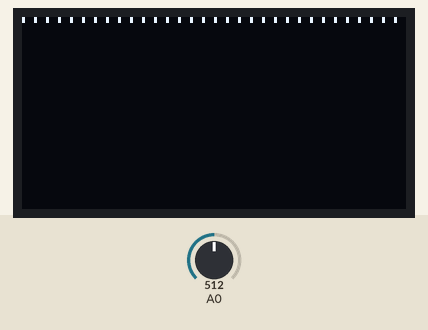
This sketch was run on a simulated Arduino Uno, built with avr-gcc and run on an emulated ATmega328P. Shown: 128×64 one-colour display. Inputs (shaded band) come from the test bench; at power-on: A0 = 512.

Above: at 1.2 s.
1.3 s: A0 set to 716
At 2.4 s:
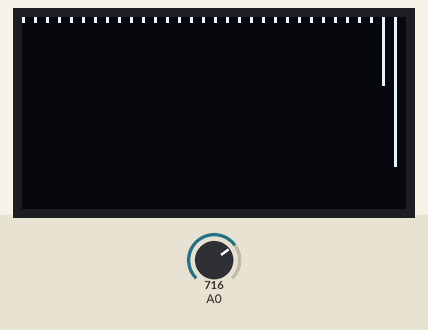
3.0 s: A0 set to 900
At 4.5 s:
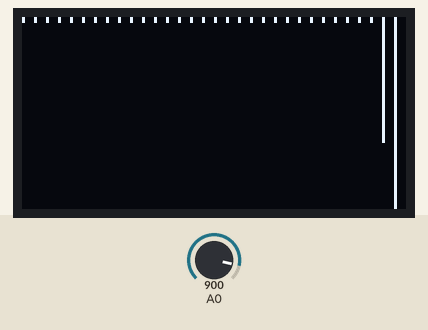
4.8 s: A0 set to 1023
Timing chart, 0 to 7.8 s (numbered marks = the images above; inputs shaded):
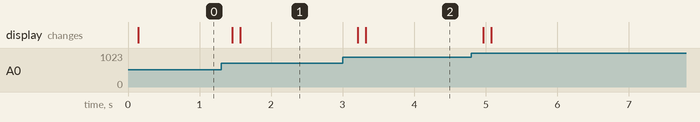

Measured:
- after the input at 1.3 s, the display: first changes after 0.16 s (image 1 shows a later state)
- after the input at 3.0 s, the display: first changes after 0.21 s (image 2 shows a later state)

The sketch:

v1.0_fft_oled.ino
```cpp
#include "arduinoFFT.h"
#include <Adafruit_SSD1306.h>
#include "P32.h"

#define samples 64           //采样点数，2的N次幂
#define halfsamples samples/2

#define NumofCopy halfsamples*sizeof(double)
#define Interval 128/(halfsamples)

Adafruit_SSD1306 my_oled(100);
arduinoFFT FFT = arduinoFFT();

double vReal[samples];
double vImag[samples];
double vTemp[halfsamples];

void setup() {
  setP32();                                 //设置32分频,加快AD采样
  my_oled.begin(SSD1306_SWITCHCAPVCC, 0x3C);//初始化oled
  my_oled.setTextColor(WHITE);
}

void loop() {
  my_oled.clearDisplay();

  for(int i=0;i<samples;i++){
    vReal[i]=analogRead(A0)-512;             //analogRead采样
    vImag[i] = 0.0;
  }

  FFT.Windowing(vReal, samples, FFT_WIN_TYP_HAMMING, FFT_FORWARD);      //加窗
  FFT.Compute(vReal, vImag, samples, FFT_FORWARD);                      //计算fft
  FFT.ComplexToMagnitude(vReal, vImag, samples);                        //计算幅度

  for(int i=0;i<halfsamples;i++){                                       //显示
    my_oled.drawPixel(i*Interval,vTemp[halfsamples-i-1]*0.007+1, WHITE);//顶部掉落点
    my_oled.drawLine(i*Interval, 0, i*Interval,vReal[halfsamples-i-1]*0.007, WHITE);
  }                                                                     //律动线条

  my_oled.display();
  memcpy(vTemp, vReal, NumofCopy);
}
```

P32.h
```cpp
#ifndef P32_H
#define P32_H

#include "Arduino.h"

void setP32(){        //设置32分频
  ADCSRA|=(1<<ADPS2);
  ADCSRA&=~(1<<ADPS1);
  ADCSRA|=(1<<ADPS0);
}

#endif
```
